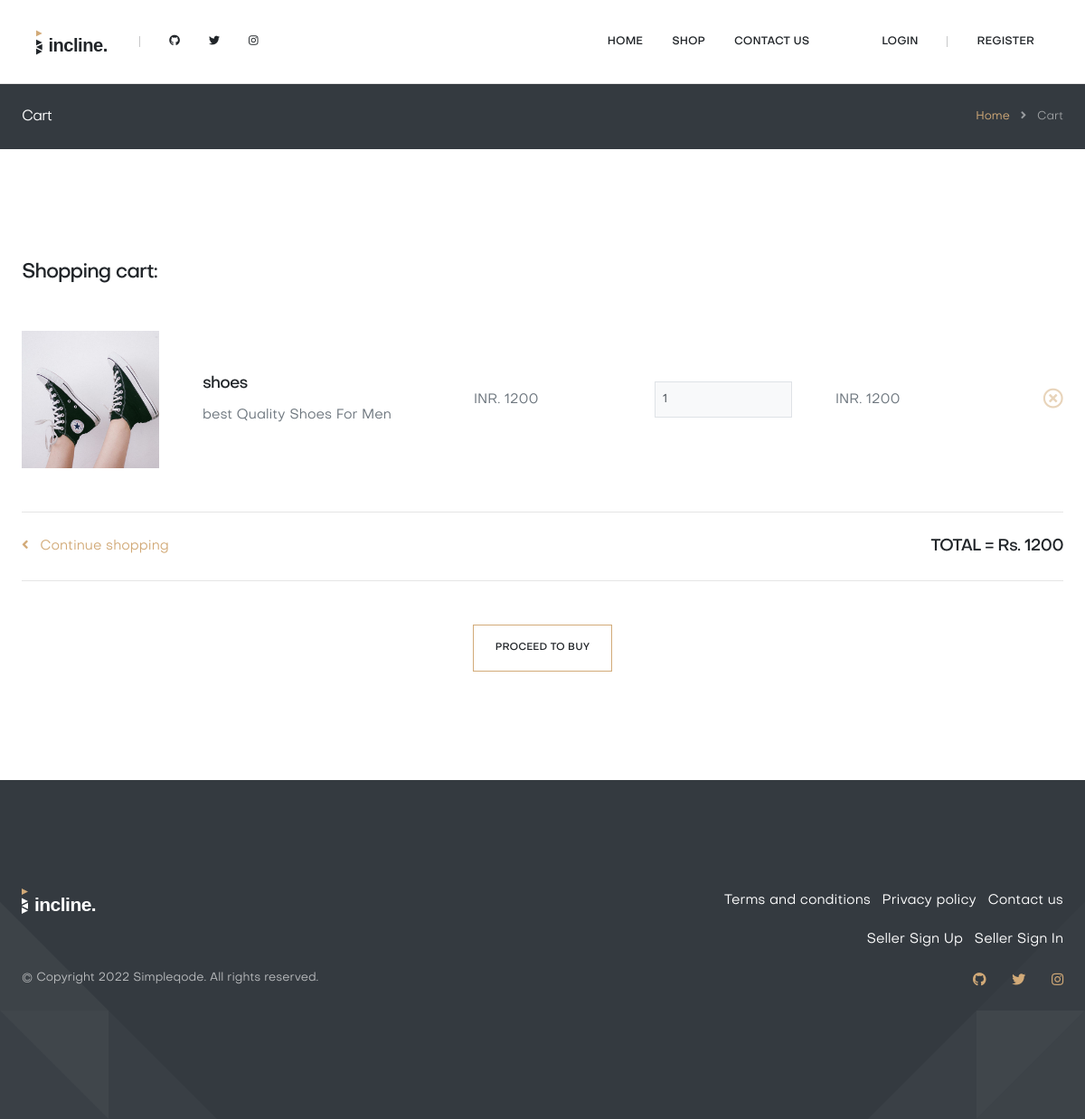
/pay/, run on the app's committed database.
### falcon_app/models.py (models this page shows, shortened)
class Cart(models.Model):
    product = models.ForeignKey(Product, on_delete= models.CASCADE)
    buyer = models.ForeignKey(Buyer, on_delete= models.CASCADE)
    date = models.DateField(auto_created = True , default=timezone.now)
    product_price = models.PositiveIntegerField()
    product_quantity = models.PositiveIntegerField(default=1)
    total_price = models.PositiveIntegerField()

class Product(models.Model):
    seller = models.ForeignKey(Seller, on_delete = models.CASCADE)
    product_name = models.CharField(max_length=50)
    product_title = models.CharField(max_length=50)
    product_size = models.CharField(max_length=10)
    product_price = models.PositiveIntegerField(default=1)
    product_image = models.ImageField(upload_to = "images/")
    product_quantity = models.PositiveIntegerField(default=1)
    product_description = models.TextField(default="some_text")

### falcon_app/views.py (the view, shortened to what this page needs)
# urls.py: path('pay/', initiate_payment, name='pay'),
def initiate_payment(request):
    try:
        buyer = Buyer.objects.get(email = request.session['email'])
        amount = int(request.POST['amount'])
    except:
        default_dict['msg'] = 'Wrong Accound Details or amount'
        return render(request, 'cart_page.html',default_dict)

### falcon_app/templates/cart_page.html (shortened to what this page needs)
{% extends 'base.html' %}
{% load static %}
{% block main_content %}
<nav class="breadcrumb">
    <div class="container">
        <div class="row align-items-center">
            <div class="col">
                <h5 class="breadcrumb-heading">
                    Cart
                </h5>
            </div>
            <div class="col-auto">
                <span class="breadcrumb-item">
                    <a href="{% url 'index' %}">Home</a>
                </span>
                <span class="breadcrumb-item active">
                    Cart
                </span>
            </div>
        </div>
    </div>
</nav>
<section class="section">
    <div class="container">
        <div class="row">
            <div class="col-12 col-md-12">
                <h3 class="mb-5">
                    Shopping cart:
                </h3>
                {% for i in carts %}
                <div class="row align-items-center mb-5 mb-md-3">
                    <div class="col-12 col-md-2">
                        <div class="img-square mb-4 mb-md-0">
                            <img src="{{i.product.product_image.url}}" alt="..." class="img-cover">
                        </div>
                    </div>
                    <div class="col-12 col-md-3">
                        <h4>
                            {{i.product.product_name}}
                        </h4>
                        <p class="mb-4 mb-md-0 text-md text-muted">
                            {{i.product.product_title}}
                        </p>
                    </div>
                    <div class="col-4 col-md-2">
                        <p class="mb-0 text-md text-muted">
                            INR. {{i.product.product_price}}
                        </p>
                    </div>
                    <div class="col-4 col-md-2">
                        <input type="number" class="form-control form-control-sm" min="0"
                            value="{{i.product_quantity}}">
                    </div>
                    <div class="col-4 col-md-2">
                        <p class="mb-0 text-md text-muted">
                            INR. {{i.total_price}}
                        </p>
                    </div>
                    <div class="col-4 col-md-1">
                        <div class="close">
                            <a href="{% url 'delete_cart_product' pk=i.product.pk %}"><i
                                    class="far fa-times-circle"></i></a>
                        </div>
                    </div>
                </div>
                {% endfor %}
                <hr class="mt-5 mb-4">
                <div class="row align-items-center">
                    <div class="col">
                        <a href="{% url 'shop_page' %}">
                            <i class="fas fa-angle-left mr-2"></i> Continue shopping
                        </a>
                    </div>
                    <div class="col-auto">
                        <h4 class="mb-0">
                            TOTAL = Rs. {{payable_amount}}
                        </h4>
                    </div>
                </div>
                <hr class="mt-4 mb-5">
                <div class="text-center mb-5 mb-md-0">
                    <form action="{% url 'pay' %}" method="post">
                        <input class="btn btn-outline-primary" type="submit" name="action" value='Proceed To Buy'>
                    </form>
                </div>
            </div>
        </div>
    </div>
</section>
{% endblock %}

### data on the page
Cart: product.product_image (picture), product.product_name "shoes", product.product_title "best Quality Shoes For Men", product.product_price "1200", product_quantity "1", total_price "1200"

### other printed values
{{ payable_amount }} "1200"
